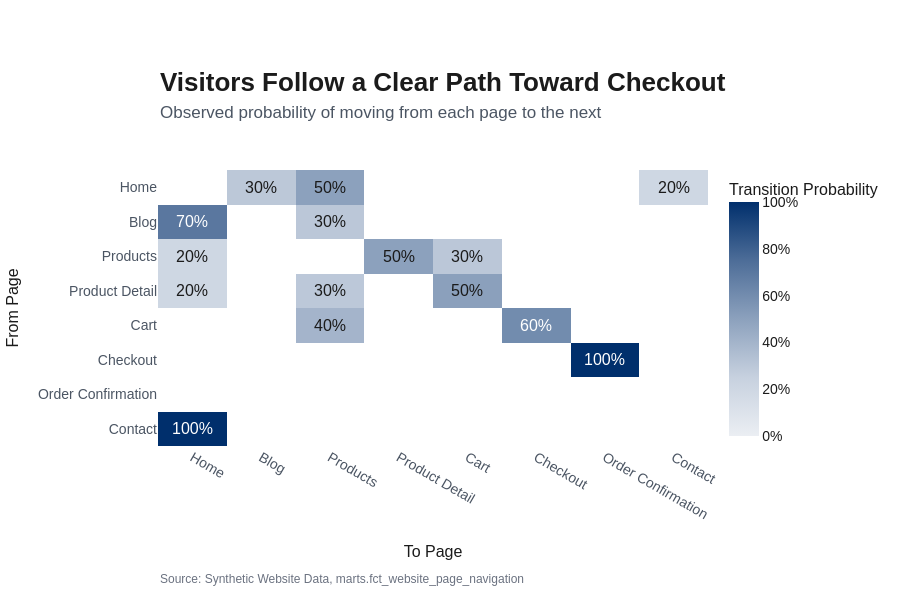

Write notebook code for a chart like this one.
### Code cell
query_path = project_root / "sql" / "navigation" / "page_navigation.sql"

page_navigation = connector.execute_sql(query_path)

page_order = [
    "home",
    "blog",
    "products",
    "product_detail",
    "cart",
    "checkout",
    "order_confirmation",
    "contact",
]

transition_heatmap = (
    page_navigation.pivot(
        index="to_page_name",
        columns="from_page_name",
        values="observed_transition_probability",
    )
    .reindex(
        index=page_order,
        columns=page_order,
        fill_value=0,
    )
    .fillna(0)
    .reset_index()
)

figure = heatmap_chart(
    transition_heatmap,
    x="to_page_name",
    y_columns=page_order,
    theme=theme,
    title="Visitors Follow a Clear Path Toward Checkout",
    subtitle="Observed probability of moving from each page to the next",
    source="Synthetic Website Data, marts.fct_website_page_navigation",
    x_axis_title="To Page",
    y_axis_title="From Page",
    colorbar_title="Transition Probability",
    mask_zero=True,
    annotate=True,
    value_format=".0%",
    zmin=0,
    zmax=1,
    format_labels=True,
)

figure.show()

### Figure 1 — Plotly figure (JSON) as saved in the notebook; plotly's stock layout.template omitted (floating-point values rounded to 4 significant figures)
{"data": [{"colorbar": {"tickformat": ".0%", "title": {"font": {"color": "#1B1B1B", "family": "IBM Plex Sans, Arial, sans-serif", "size": 16}, "text": "Transition Probability"}}, "colorscale": [[0, "#EBEEF3"], [0.25, "#C7D1DF"], [0.5, "#8CA1BD"], [0.75, "#4D6D98"], [1, "#002F6C"]], "showscale": true, "text": [["", "30%", "50%", "", "", "", "", "20%"], ["70%", "", "30%", "", "", "", "", ""], ["20%", "", "", "50%", "30%", "", "", ""], ["20%", "", "30%", "", "50%", "", "", ""], ["", "", "40%", "", "", "60%", "", ""], ["", "", "", "", "", "", "100%", ""], ["", "", "", "", "", "", "", ""], ["100%", "", "", "", "", "", "", ""]], "textfont": {"color": "#1B1B1B", "family": "IBM Plex Sans, Arial, sans-serif", "size": 16}, "type": "heatmap", "x": ["Home", "Blog", "Products", "Product Detail", "Cart", "Checkout", "Order Confirmation", "Contact"], "y": ["Home", "Blog", "Products", "Product Detail", "Cart", "Checkout", "Order Confirmation", "Contact"], "z": [[null, 0.2981, 0.5019, null, null, null, null, 0.2], [0.6996, null, 0.3004, null, null, null, null, null], [0.1999, null, null, 0.4997, 0.3004, null, null, null], [0.1991, null, 0.2973, null, 0.5036, null, null, null], [null, null, 0.3987, null, null, 0.6013, null, null], [null, null, null, null, null, null, 1, null], [null, null, null, null, null, null, null, null], [1, null, null, null, null, null, null, null]], "zmax": 1, "zmin": 0}], "layout": {"annotations": [{"align": "left", "font": {"color": "#1B1B1B", "family": "IBM Plex Sans, Arial, sans-serif", "size": 26, "weight": 600}, "showarrow": false, "text": "Visitors Follow a Clear Path Toward Checkout", "x": 0, "xanchor": "left", "xref": "paper", "y": 1.38, "yanchor": "top", "yref": "paper"}, {"align": "left", "font": {"color": "#4B5563", "family": "IBM Plex Sans, Arial, sans-serif", "size": 17, "weight": 400}, "showarrow": false, "text": "Observed probability of moving from each page to the next", "x": 0, "xanchor": "left", "xref": "paper", "y": 1.25, "yanchor": "top", "yref": "paper"}, {"align": "left", "font": {"color": "#6B7280", "family": "IBM Plex Sans, Arial, sans-serif", "size": 12, "weight": 400}, "showarrow": false, "text": "Source: Synthetic Website Data, marts.fct_website_page_navigation", "x": 0, "xanchor": "left", "xref": "paper", "y": -0.45, "yanchor": "top", "yref": "paper"}, {"font": {"color": "#1B1B1B", "family": "IBM Plex Sans, Arial, sans-serif", "size": 16}, "showarrow": false, "text": "30%", "x": "Blog", "y": "Home"}, {"font": {"color": "#1B1B1B", "family": "IBM Plex Sans, Arial, sans-serif", "size": 16}, "showarrow": false, "text": "50%", "x": "Products", "y": "Home"}, {"font": {"color": "#1B1B1B", "family": "IBM Plex Sans, Arial, sans-serif", "size": 16}, "showarrow": false, "text": "20%", "x": "Contact", "y": "Home"}, {"font": {"color": "#FFFFFF", "family": "IBM Plex Sans, Arial, sans-serif", "size": 16}, "showarrow": false, "text": "70%", "x": "Home", "y": "Blog"}, {"font": {"color": "#1B1B1B", "family": "IBM Plex Sans, Arial, sans-serif", "size": 16}, "showarrow": false, "text": "30%", "x": "Products", "y": "Blog"}, {"font": {"color": "#1B1B1B", "family": "IBM Plex Sans, Arial, sans-serif", "size": 16}, "showarrow": false, "text": "20%", "x": "Home", "y": "Products"}, {"font": {"color": "#1B1B1B", "family": "IBM Plex Sans, Arial, sans-serif", "size": 16}, "showarrow": false, "text": "50%", "x": "Product Detail", "y": "Products"}, {"font": {"color": "#1B1B1B", "family": "IBM Plex Sans, Arial, sans-serif", "size": 16}, "showarrow": false, "text": "30%", "x": "Cart", "y": "Products"}, {"font": {"color": "#1B1B1B", "family": "IBM Plex Sans, Arial, sans-serif", "size": 16}, "showarrow": false, "text": "20%", "x": "Home", "y": "Product Detail"}, {"font": {"color": "#1B1B1B", "family": "IBM Plex Sans, Arial, sans-serif", "size": 16}, "showarrow": false, "text": "30%", "x": "Products", "y": "Product Detail"}, {"font": {"color": "#1B1B1B", "family": "IBM Plex Sans, Arial, sans-serif", "size": 16}, "showarrow": false, "text": "50%", "x": "Cart", "y": "Product Detail"}, {"font": {"color": "#1B1B1B", "family": "IBM Plex Sans, Arial, sans-serif", "size": 16}, "showarrow": false, "text": "40%", "x": "Products", "y": "Cart"}, {"font": {"color": "#FFFFFF", "family": "IBM Plex Sans, Arial, sans-serif", "size": 16}, "showarrow": false, "text": "60%", "x": "Checkout", "y": "Cart"}, {"font": {"color": "#FFFFFF", "family": "IBM Plex Sans, Arial, sans-serif", "size": 16}, "showarrow": false, "text": "100%", "x": "Order Confirmation", "y": "Checkout"}, {"font": {"color": "#FFFFFF", "family": "IBM Plex Sans, Arial, sans-serif", "size": 16}, "showarrow": false, "text": "100%", "x": "Home", "y": "Contact"}], "autosize": true, "bargap": 0.25, "font": {"color": "#1B1B1B", "family": "IBM Plex Sans, Arial, sans-serif", "size": 14, "weight": 400}, "height": 600, "hovermode": "x unified", "legend": {"font": {"color": "#1B1B1B", "family": "IBM Plex Sans, Arial, sans-serif", "size": 14, "weight": 400}, "maxheight": 0.12, "orientation": "h", "x": 0, "xanchor": "left", "y": 1.01, "yanchor": "bottom"}, "margin": {"b": 154, "l": 110, "r": 60, "t": 170}, "paper_bgcolor": "#FFFFFF", "plot_bgcolor": "#FFFFFF", "showlegend": false, "xaxis": {"automargin": true, "showgrid": false, "showline": false, "tickfont": {"color": "#4B5563", "family": "IBM Plex Sans, Arial, sans-serif", "size": 14, "weight": 400}, "ticks": "", "title": {"font": {"color": "#1B1B1B", "family": "IBM Plex Sans, Arial, sans-serif", "size": 16, "weight": 500}, "standoff": 24, "text": "To Page"}, "zeroline": false}, "yaxis": {"automargin": true, "autorange": "reversed", "gridcolor": "#E5E7EB", "gridwidth": 1, "showgrid": false, "showline": false, "tickfont": {"color": "#4B5563", "family": "IBM Plex Sans, Arial, sans-serif", "size": 14, "weight": 400}, "ticks": "", "title": {"font": {"color": "#1B1B1B", "family": "IBM Plex Sans, Arial, sans-serif", "size": 16, "weight": 500}, "text": "From Page"}, "zeroline": false, "zerolinecolor": "#D1D5DB"}}}
